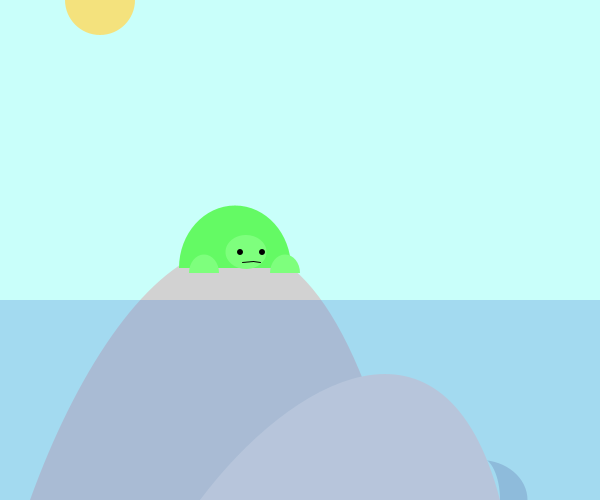
Frame 1 (no input)
Frame 60 (the mouse pressed at the canvas centre just before this capture): identical to frame 1, image omitted
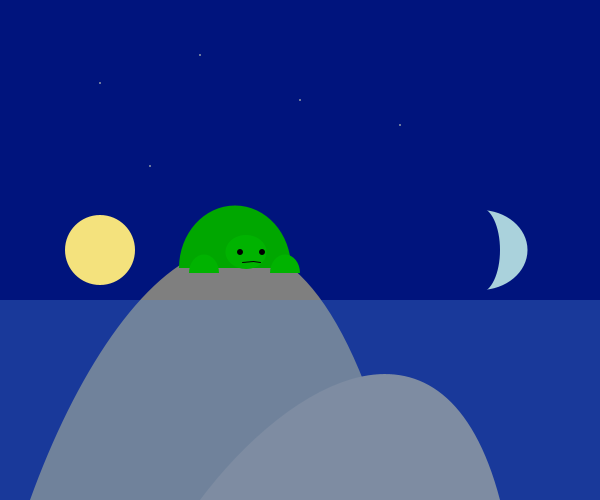
Frame 120 (the mouse held since frame 60 and released just before this capture)

The Processing sketch that drew these frames (run headless with seeded random() and noise(); from frame 60 on, the mouse is pressed at the canvas centre):

// Processing sketch: processing_142714
// ── processing_142714.pde

//move mouse up and down to change time of day, move toward the bottom right for stars
//right and left click for something cute
//click the turtle and scare him

boolean turtle=true;
//set turtle as true/false statement, starting with true

void setup() {
  size(600,500);
  smooth();
}

void draw() {

  background(201-mouseY,270-mouseY,250-mouseY/2,50); 
  //background color changes with mouseY
  
  noStroke();
  fill(255,255,200,(mouseY+2*mouseX)/6);
  ellipse(width/6,height/6,2,2);
  fill(255,255,200,(mouseY+2*mouseX)/6);
  ellipse(width/4,height/3,2,2);
  fill(255,255,200,(mouseY+2*mouseX)/6);
  ellipse(width/3,height/9,2,2);
  fill(255,255,200,(mouseY+2*mouseX)/6);
  ellipse(width/2,height/5,2,2);
  fill(255,255,200,(mouseY+2*mouseX)/6);
  ellipse(2*width/3,height/4,2,2);
  //stars that become opaque as mouseX and mouseY approach bottom right corner
  
  fill(244,226,125);
  ellipse(width/6,mouseY,70,70);
  //sun that follows mouseY
  
  fill(170,210,220);
  arc(480,height-mouseY,95,80,-PI/2,PI/2);
  fill(200-mouseY,270-mouseY,250-mouseY/2);
  arc(480,height-mouseY,40,85,-PI/2,PI/2);
  //moon that follows height-mouseY using 2 arcs, the smaller of which follows background collor
  
  if (mousePressed) {
    if(mouseButton == LEFT) {
      fill(0);
      ellipse(-10+width/6,mouseY,18,18);
      ellipse(20+width/6,mouseY,18,18);
      fill(200,100,100);
      arc(5+width/6,mouseY+17,25,15,0,PI);
      stroke(0);
      strokeWeight(1);
      noFill();
      arc(5+width/6,mouseY+2,15,10,-PI,0);
      line(-35+width/6,mouseY-5,-12+width/6,mouseY-2);
      line(20+width/6,mouseY,35+width/6,mouseY-5);
    }
    //face on sun when left click
    
    else if (mouseButton == RIGHT) {
      fill(0);
      arc(518,height-mouseY,7,6,-PI,0);
      arc(504,height-mouseY,7,6,-PI,0);
      noStroke();
      fill(200,100,100);
      arc(511,height-mouseY+7,15,10,0,PI);
    }
    //face on moon when right click
  }
  
  noStroke();
  fill(210-mouseY/3,210-mouseY/3,210-mouseY/3);
  beginShape();
    vertex(width/20,height);
    bezierVertex(width/5,height/2,width/2,height/6,2*width/3,height);
    endShape();
  fill(230-mouseY/3,225-mouseY/3,220-mouseY/3);
  beginShape();
    vertex(width/3,height);
    bezierVertex(290,380,445,290,5*width/6,height);
    endShape(); 
  //draw rocks using free curves that also change color depending on mouseY
    
  fill(79,138,217,80);
  rect(0,300,width,height-300);
 //draw water that is near transparent
 
  if (turtle) {
   fill(100-3*mouseY/4,250-mouseY/3,100-3*mouseY/4);  
   arc(235,268,112,125,-PI,0);
  
   fill(126-3*mouseY/4,262-mouseY/3,125-3*mouseY/4); 
   ellipse(246,252,41,34);
   arc(204,273,30,37,-PI,0);
   arc(285,273,30,37,-PI,0);
   //when turtle is on, draw turtle shell, head, and arms that change color with mouseY

    if (abs(mouseX-235)<56 && 268-mouseY<63 && mouseY<268) {
     fill(0);
     ellipse(240,252,5,5);
     ellipse(262,252,5,5);
 
     noFill();
     stroke(0);
     strokeWeight(1);
     beginShape();
     vertex(245,263);
     vertex(253,260);     
     vertex(259,263);
     endShape();
    }
    //when turtle is on and mouse is on shell, turtle face becomes scared
    
   else { 
    fill(0);
    ellipse(240,252,6,6);
    ellipse(262,252,6,6);
      
    noFill();
    stroke(0);
    strokeWeight(1);
    beginShape();
    vertex(242,262);
    vertex(253,261);
    vertex(260,262);
    endShape();
   }
   //when turtle is on but mouse isn't on shell, turtle face is normal
 }
 
 else {
  fill(100-3*mouseY/4,250-mouseY/3,100-3*mouseY/4);  
  arc(235,270,114,129,-PI,0); 
  
  fill(80-3*mouseY/4,230-mouseY/3,80-3*mouseY/4);  
  ellipse(246,255,32,29);
  arc(205,270,23,24,-PI,0);
  arc(280,270,21,27,-PI,0);
 }
 //when turtle is not on, head and arms are replaced by holes and shell is slightly bigger; all of these depend on mouseY
}

void mousePressed() {
  if (abs(mouseX-235)<56 && 268-mouseY<63 && mouseY<268) {
    turtle = !turtle;
  }
  //switch turtle on/off each time mouse is pressed while on shell
}
